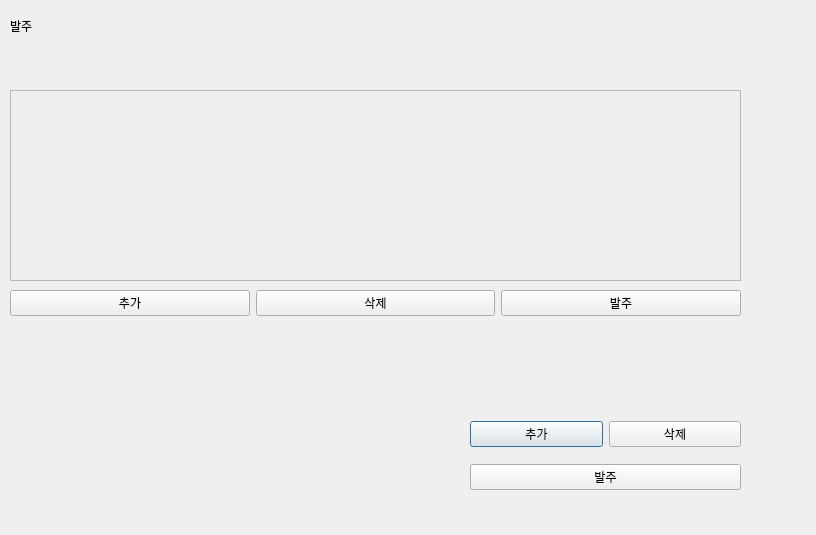
<?xml version="1.0" encoding="UTF-8"?>
<ui version="4.0">
 <class>Dialog</class>
 <widget class="QDialog" name="Dialog">
  <property name="geometry">
   <rect>
    <x>0</x>
    <y>0</y>
    <width>816</width>
    <height>535</height>
   </rect>
  </property>
  <property name="windowTitle">
   <string>Dialog</string>
  </property>
  <widget class="QWidget" name="horizontalLayoutWidget">
   <property name="geometry">
    <rect>
     <x>10</x>
     <y>10</y>
     <width>721</width>
     <height>31</height>
    </rect>
   </property>
   <layout class="QHBoxLayout" name="horizontalLayout_5">
    <item>
     <widget class="QLabel" name="label_3">
      <property name="text">
       <string>발주</string>
      </property>
     </widget>
    </item>
   </layout>
  </widget>
  <widget class="QScrollArea" name="scrollArea">
   <property name="geometry">
    <rect>
     <x>10</x>
     <y>90</y>
     <width>731</width>
     <height>191</height>
    </rect>
   </property>
   <property name="widgetResizable">
    <bool>true</bool>
   </property>
   <widget class="QWidget" name="scrollAreaWidgetContents_3">
    <property name="geometry">
     <rect>
      <x>0</x>
      <y>0</y>
      <width>729</width>
      <height>189</height>
     </rect>
    </property>
    <widget class="QWidget" name="gridLayoutWidget_2">
     <property name="geometry">
      <rect>
       <x>0</x>
       <y>0</y>
       <width>731</width>
       <height>191</height>
      </rect>
     </property>
     <layout class="QGridLayout" name="gridLayout_2"/>
    </widget>
   </widget>
  </widget>
  <widget class="QWidget" name="verticalLayoutWidget">
   <property name="geometry">
    <rect>
     <x>470</x>
     <y>410</y>
     <width>271</width>
     <height>91</height>
    </rect>
   </property>
   <layout class="QVBoxLayout" name="verticalLayout">
    <item>
     <layout class="QHBoxLayout" name="horizontalLayout">
      <item>
       <widget class="QPushButton" name="pushButton">
        <property name="text">
         <string>추가</string>
        </property>
       </widget>
      </item>
      <item>
       <widget class="QPushButton" name="pushButton_3">
        <property name="text">
         <string>삭제</string>
        </property>
       </widget>
      </item>
     </layout>
    </item>
    <item>
     <widget class="QPushButton" name="pushButton_2">
      <property name="text">
       <string>발주</string>
      </property>
     </widget>
    </item>
   </layout>
  </widget>
  <widget class="QWidget" name="horizontalLayoutWidget_4">
   <property name="geometry">
    <rect>
     <x>10</x>
     <y>280</y>
     <width>731</width>
     <height>46</height>
    </rect>
   </property>
   <layout class="QHBoxLayout" name="horizontalLayout_3">
    <item>
     <widget class="QPushButton" name="pushButton_4">
      <property name="text">
       <string>추가</string>
      </property>
     </widget>
    </item>
    <item>
     <widget class="QPushButton" name="pushButton_5">
      <property name="text">
       <string>삭제</string>
      </property>
     </widget>
    </item>
    <item>
     <widget class="QPushButton" name="pushButton_6">
      <property name="text">
       <string>발주</string>
      </property>
     </widget>
    </item>
   </layout>
  </widget>
 </widget>
 <resources/>
 <connections/>
</ui>
